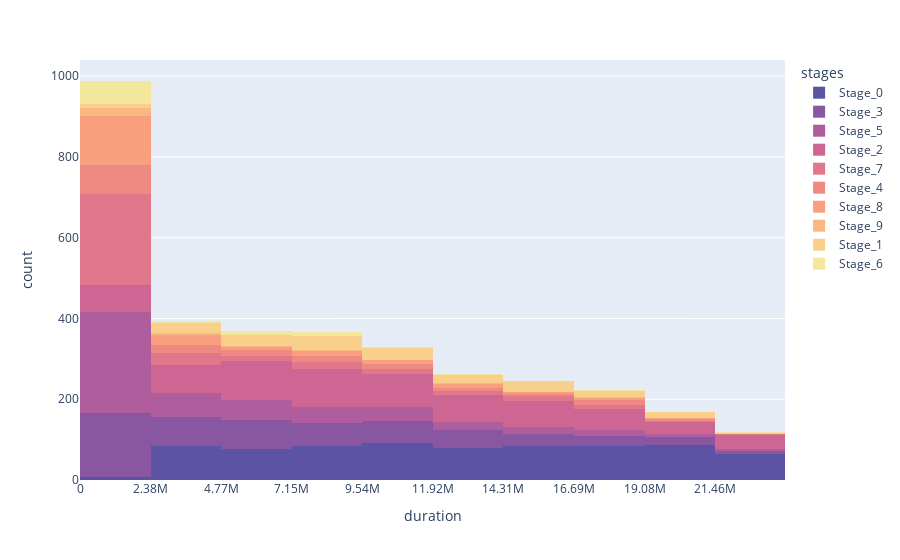

The notebook cell saved with this chart:
### Markdown cell above
##### По всем активностям

### Code cell
painter = ChartPainter(data_holder)
painter.hist_activity_of_dur(top= False, use_median=False)

### Figure 1 — Plotly figure (JSON) as saved in the notebook; plotly's stock layout.template omitted (floating-point values rounded to 4 significant figures; data arrays with more than 128 entries replaced by an {"elided": "..."} marker saying what was removed)
{"data": [{"alignmentgroup": "True", "bingroup": "x", "histfunc": "count", "hovertemplate": "stages=Stage_0<br>count=%{y}<extra></extra>", "legendgroup": "Stage_0", "marker": {"color": "rgb(92, 83, 165)", "pattern": {"shape": ""}}, "name": "Stage_0", "nbinsx": 10, "offsetgroup": "Stage_0", "orientation": "v", "showlegend": true, "type": "histogram", "x": {"elided": "758 int values"}, "xaxis": "x", "xbins": {"size": 2384640, "start": 0}, "yaxis": "y"}, {"alignmentgroup": "True", "bingroup": "x", "histfunc": "count", "hovertemplate": "stages=Stage_3<br>count=%{y}<extra></extra>", "legendgroup": "Stage_3", "marker": {"color": "rgb(137.33333333333334, 87.0, 161.66666666666666)", "pattern": {"shape": ""}}, "name": "Stage_3", "nbinsx": 10, "offsetgroup": "Stage_3", "orientation": "v", "showlegend": true, "type": "histogram", "x": {"elided": "577 int values"}, "xaxis": "x", "xbins": {"size": 2384640, "start": 0}, "yaxis": "y"}, {"alignmentgroup": "True", "bingroup": "x", "histfunc": "count", "hovertemplate": "stages=Stage_5<br>count=%{y}<extra></extra>", "legendgroup": "Stage_5", "marker": {"color": "rgb(175.33333333333334, 93.33333333333334, 155.66666666666666)", "pattern": {"shape": ""}}, "name": "Stage_5", "nbinsx": 10, "offsetgroup": "Stage_5", "orientation": "v", "showlegend": true, "type": "histogram", "x": {"elided": "613 int values"}, "xaxis": "x", "xbins": {"size": 2384640, "start": 0}, "yaxis": "y"}, {"alignmentgroup": "True", "bingroup": "x", "histfunc": "count", "hovertemplate": "stages=Stage_2<br>count=%{y}<extra></extra>", "legendgroup": "Stage_2", "marker": {"color": "rgb(206.0, 102.00000000000001, 147.0)", "pattern": {"shape": ""}}, "name": "Stage_2", "nbinsx": 10, "offsetgroup": "Stage_2", "orientation": "v", "showlegend": true, "type": "histogram", "x": {"elided": "672 int values"}, "xaxis": "x", "xbins": {"size": 2384640, "start": 0}, "yaxis": "y"}, {"alignmentgroup": "True", "bingroup": "x", "histfunc": "count", "hovertemplate": "stages=Stage_7<br>count=%{y}<extra></extra>", "legendgroup": "Stage_7", "marker": {"color": "rgb(225.33333333333334, 118.66666666666667, 138.33333333333334)", "pattern": {"shape": ""}}, "name": "Stage_7", "nbinsx": 10, "offsetgroup": "Stage_7", "orientation": "v", "showlegend": true, "type": "histogram", "x": {"elided": "495 int values"}, "xaxis": "x", "xbins": {"size": 2384640, "start": 0}, "yaxis": "y"}, {"alignmentgroup": "True", "bingroup": "x", "histfunc": "count", "hovertemplate": "stages=Stage_4<br>count=%{y}<extra></extra>", "legendgroup": "Stage_4", "marker": {"color": "rgb(239.33333333333334, 138.0, 131.33333333333334)", "pattern": {"shape": ""}}, "name": "Stage_4", "nbinsx": 10, "offsetgroup": "Stage_4", "orientation": "v", "showlegend": true, "type": "histogram", "x": {"elided": "178 int values"}, "xaxis": "x", "xbins": {"size": 2384640, "start": 0}, "yaxis": "y"}, {"alignmentgroup": "True", "bingroup": "x", "histfunc": "count", "hovertemplate": "stages=Stage_8<br>count=%{y}<extra></extra>", "legendgroup": "Stage_8", "marker": {"color": "rgb(248.0, 160.00000000000003, 126.0)", "pattern": {"shape": ""}}, "name": "Stage_8", "nbinsx": 10, "offsetgroup": "Stage_8", "orientation": "v", "showlegend": true, "type": "histogram", "x": {"elided": "633 int values"}, "xaxis": "x", "xbins": {"size": 2384640, "start": 0}, "yaxis": "y"}, {"alignmentgroup": "True", "bingroup": "x", "histfunc": "count", "hovertemplate": "stages=Stage_9<br>count=%{y}<extra></extra>", "legendgroup": "Stage_9", "marker": {"color": "rgb(249.33333333333334, 184.00000000000003, 130.0)", "pattern": {"shape": ""}}, "name": "Stage_9", "nbinsx": 10, "offsetgroup": "Stage_9", "orientation": "v", "showlegend": true, "type": "histogram", "x": {"elided": "212 int values"}, "xaxis": "x", "xbins": {"size": 2384640, "start": 0}, "yaxis": "y"}, {"alignmentgroup": "True", "bingroup": "x", "histfunc": "count", "hovertemplate": "stages=Stage_1<br>count=%{y}<extra></extra>", "legendgroup": "Stage_1", "marker": {"color": "rgb(247.66666666666666, 207.66666666666669, 139.66666666666669)", "pattern": {"shape": ""}}, "name": "Stage_1", "nbinsx": 10, "offsetgroup": "Stage_1", "orientation": "v", "showlegend": true, "type": "histogram", "x": {"elided": "213 int values"}, "xaxis": "x", "xbins": {"size": 2384640, "start": 0}, "yaxis": "y"}, {"alignmentgroup": "True", "bingroup": "x", "histfunc": "count", "hovertemplate": "stages=Stage_6<br>count=%{y}<extra></extra>", "legendgroup": "Stage_6", "marker": {"color": "rgb(243, 231, 155)", "pattern": {"shape": ""}}, "name": "Stage_6", "nbinsx": 10, "offsetgroup": "Stage_6", "orientation": "v", "showlegend": true, "type": "histogram", "x": [518400, 7948800, 2937600, 7776000, null, 691200, 86400, null, 5097600, 345600, 8294400, null, 8121600, null, 518400, 86400, null, 604800, 432000, 259200, 345600, 13392000, 604800, 691200, 86400, 691200, 18576000, 86400, 5529600, 345600, 3196800, 691200, 86400, 7948800, null, 604800, 8380800, 22654080, 86400, 604800, 86400, null, null, 8208000, 13219200, 10886400, 86400, null, 172800, 86400, 5875200, 432000, 604800, 345600, 3024000, null, 13392000, null, null, null, 172800, 518400, 518400, 432000, null, 172800, null, 604800, 10540800, 86400, 5097600, 5788800, 86400, null, 1382400, null, null, 13219200, 345600, 691200, 5443200, 7862400, 604800, 432000, null, 172800, 518400, 259200, 5356800, 777600, 3024000, 5270400, 432000, null, 432000, 7948800, 172800, null, 86400, 691200, 604800, null, 691200, 86400, 5788800, 518400, 22654080, null, 345600, 604800], "xaxis": "x", "xbins": {"size": 2384640, "start": 0}, "yaxis": "y"}], "layout": {"barmode": "stack", "legend": {"title": {"text": "stages"}, "tracegroupgap": 0}, "margin": {"t": 60}, "title": {}, "xaxis": {"anchor": "y", "domain": [0, 1], "dtick": 2384640, "fixedrange": true, "nticks": 10, "range": [0, 23820000.0], "title": {"text": "duration"}}, "yaxis": {"anchor": "x", "domain": [0, 1], "fixedrange": true, "title": {"text": "count"}}}}
